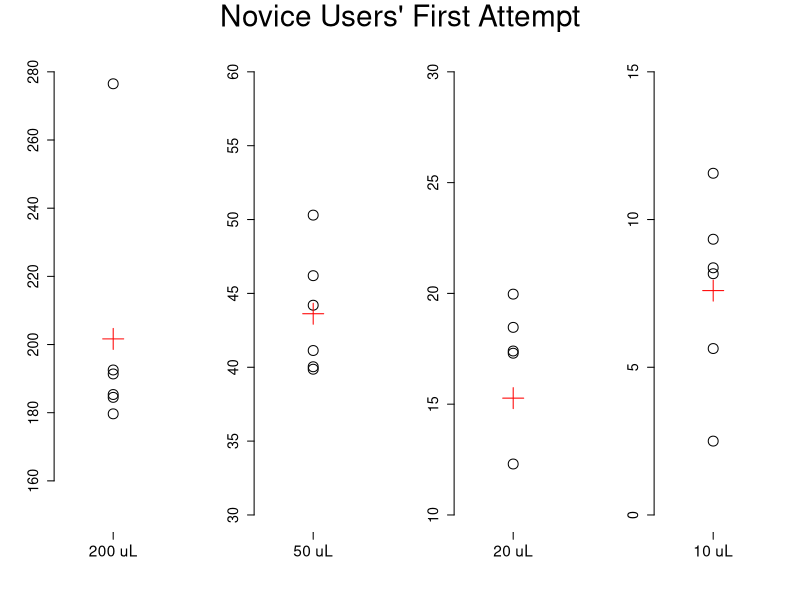

Recreate this plot in R.
par(mfrow=c(1,4)) 
novice_user_data <- read.csv(file='novice_user_data.csv', sep=',', header=FALSE)
x200 <- c(200, 200, 200, 200, 200, 200)
plot(x200, novice_user_data$V1, ylim=c(150,280), axes=FALSE, ann=FALSE, cex=2)
points(200,mean(novice_user_data$V1), col="red", pch=3, cex=3)
axis(1, at=200, lab="200 uL", cex.axis=1.4)
Axis(side=2, cex.axis=1.3)
x50 <- c(50, 50, 50, 50, 50, 50)
plot(x50, novice_user_data$V2, ylim=c(30,60), axes=FALSE, ann=FALSE, cex=2)
points(50,mean(novice_user_data$V2), col="red", pch=3, cex=3)
axis(1, at=50, lab="50 uL", cex.axis=1.4)
Axis(side=2, cex.axis=1.3)
x20 <- c(20, 20, 20, 20, 20, 20)
plot(x20, novice_user_data$V3, ylim=c(10,30), axes=FALSE, ann=FALSE, cex=2)
points(20,mean(novice_user_data$V3), col="red", pch=3, cex=3)
axis(1, at=20, lab="20 uL", cex.axis=1.4)
Axis(side=2, cex.axis=1.3)
x10 <- c(10, 10, 10, 10, 10, 10)
plot(x10, novice_user_data$V4, ylim=c(0,15), axes=FALSE, ann=FALSE, cex=2)
points(10,mean(novice_user_data$V4), col="red", pch=3, cex=3)
axis(1, at=10, lab="10 uL", cex.axis=1.4)
Axis(side=2, cex.axis=1.3)
title(main="Novice Users' First Attempt", font.main=1, cex.main=2.7, line=-2, outer=TRUE)
